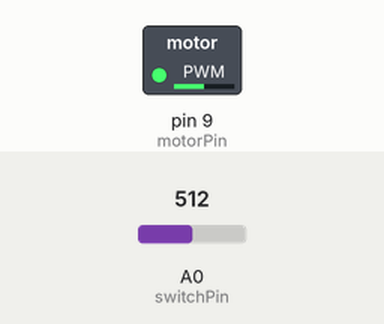
A sketch run on a simulated Arduino Uno, built with avr-gcc and run on an emulated ATmega328P. Parts: switched loads named in the sketch (green lamp = pin HIGH). The test bench sets the inputs (shaded band); at power-on: A0 (switchPin) = 512.

Above: at 1.2 s.
1.3 s: A0 (switchPin) set to 716
At 2.2 s:
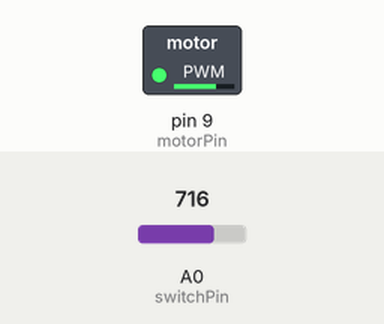
2.8 s: A0 (switchPin) set to 900
At 3.3 s:
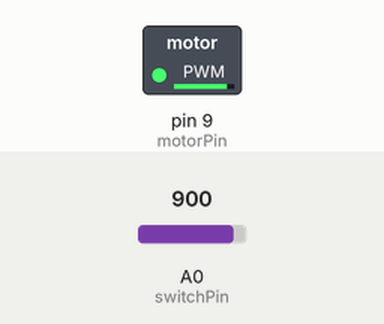
4.3 s: A0 (switchPin) set to 122
At 5.5 s:
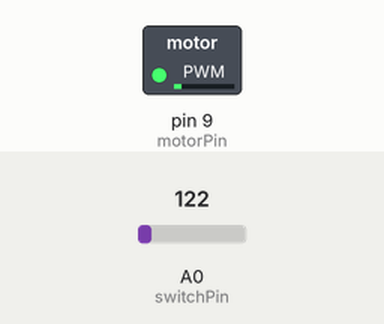
5.8 s: A0 (switchPin) set to 0
At 6.8 s:
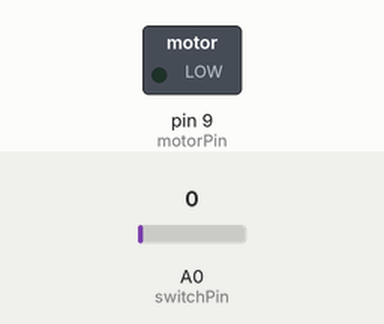
7.3 s: A0 (switchPin) set to 511
At 8.0 s:
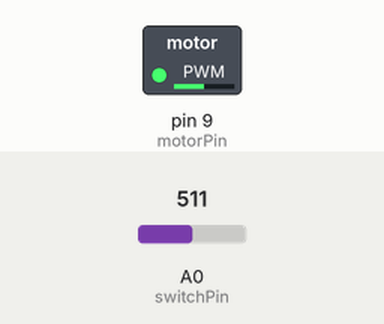
Timing chart, 0 to 9.8 s (numbered marks = the images above; inputs shaded):
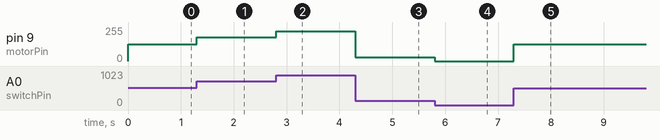

Measured:
- after the input at 1.3 s, pin 9 (motorPin): 127/255 → 178/255 at once
- after the input at 2.8 s, pin 9 (motorPin): 178/255 → 224/255 at once
- after the input at 4.3 s, pin 9 (motorPin): 224/255 → 30/255 at once
- after the input at 5.8 s, pin 9 (motorPin): 30/255 → 0/255 at once
- after the input at 7.3 s, pin 9 (motorPin): 0/255 → 127/255 at once

The sketch:

Motor.ino
```cpp
const int switchPin = A0;
const int motorPin = 9;
int pot;
int speed;


void setup() {
  // put your setup code here, to run once:


}

void loop() {
  // put your main code here, to run repeatedly:
pot = analogRead(switchPin);
speed = map(pot, 0,1023, 0, 255);
analogWrite(motorPin, speed);
}
```
